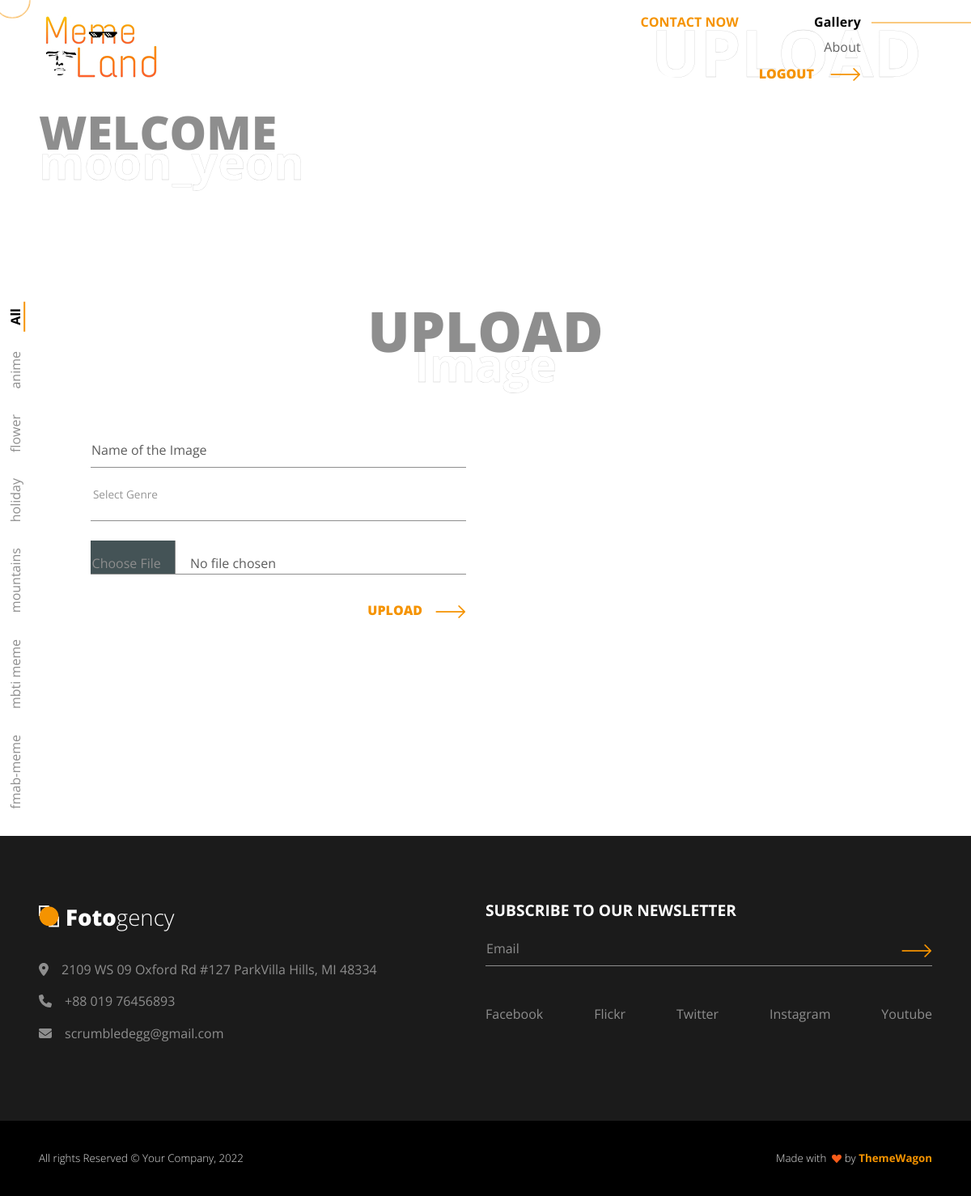
The page /upload-image/ (signed in) on the database its author committed.
### base/models.py (models this page shows, shortened)
class Genre(models.Model):
    title = models.CharField(max_length=200)
    created = models.DateTimeField(auto_now=True)

### base/views.py (the view, shortened to what this page needs)
# urls.py: path('upload-image/',views.upload_image,name='upload-image'),
@login_required(login_url='login')
def upload_image(request):
    page = 'upload'
    genres = Genre.objects.all()
    form = ImageUploadForm()
    context = {'form':form,'page':page,'genres':genres}
    return render(request,'base/upload_image.html',context)

### base/form.py
class ImageUploadForm(ModelForm):
    class Meta:
        model = imageUpload
        fields = '__all__'

### base/templates/base/upload_image.html (shortened to what this page needs)
{% extends 'main.html' %}
{% load static %}
{% block content %}
<section class="py-4" id="contact">
  <div class="container px-md-5">
    <div class="row align-items-center">
      <div class="my-4 text-center">
        <h1 class="text-uppercase fs-lg-8 fs-6 fw-bolder text-300 lh-1 position-relative z-index-0">Upload</h1>
        <h1 class="fw-bolder text-outlined fs-7 text-white lh-1 mt-n4 position-relative z-index--1">Image</h1>
        <form class="my-5 px-3" method="POST" enctype="multipart/form-data">
          <div class="row g-3 g-md-5">
            <div class="col-md-6">
              <div class="card border-0">
                <div class="form-floating mb-3">
                  <input class="form-control form-fotogency-header-control" id="floatingEmail" type="text" placeholder="Name of the Image" name="title" />
                  <label for="floatingEmail">Name of the Image</label>
                </div>
                <div class="form-floating mb-3">
                    <input type="text" list="genre" class="form-control form-fotogency-header-control" id="floatingName" name="genre_title" />
                  <label for="floatingName">Select Genre</label>
                </div>
                <div class="form-floating mb-3">
                  <input class="form-control form-fotogency-header-control" id="floatingPhone" type="file" name="image" />
                </div>
              </div>
              <div class="col text-end mt-3">
                  <button class="btn btn-link text-warning p-0" type="submit"><span class="fw-bolder text-uppercase">Upload</span><img class="ms-3" src="{% static 'assets/img/icons/long-arrow.png' %}" alt="" /></button>
                </div>
            </div>
          </div>
        </form>
      </div>
    </div>
  </div>
</section>
{% endblock %}

### templates/main.html (shortened to what this page needs)
<!DOCTYPE html>
{% load static %}
<html lang="en-US" dir="ltr">
  <head>
    <link rel="stylesheet" href="{% static 'https://cdn.jsdelivr.net/npm/bootstrap-icons@1.3.0/font/bootstrap-icons.css' %}">
    <link rel="stylesheet" href="https://cdnjs.cloudflare.com/ajax/libs/font-awesome/4.7.0/css/font-awesome.min.css">
    <link href="{% static 'vendors/prism/prism.css' %}" rel="stylesheet">
    <link href="{% static 'vendors/swiper/swiper-bundle.min.css' %}" rel="stylesheet">
    <link href="{% static 'assets/css/theme.css' %}" rel="stylesheet" />
    <link href="{% static 'assets/css/user.css' %}" rel="stylesheet" />
    <link href="{% static 'vendors/glightbox/glightbox.min.css' %}" rel="stylesheet">
    <link rel="stylesheet" href="https://cdn.jsdelivr.net/npm/bootstrap-icons@1.3.0/font/bootstrap-icons.css">
  </head>
  <body>
    <main class="main" id="top">
      <div class="cursor-outer d-none d-md-block"></div>
      <nav class="navbar navbar-light py-3 px-0 overflow-hidden">
        <div class="container px-md-5">
          <div class="row w-100 g-0 justify-content-between">
            <div class="col-8">
              <div class="d-inline-block"><a class="navbar-brand pt-0 fs-3 text-black d-flex align-items-center" href="{% url 'home' %}"><img class="img-fluid" src="{% static 'assets/img/icons/logo.jpg' %}" alt="" /></a></div>
              <div class="mt-4 d-none d-lg-block">
                <h1 class="text-uppercase fs-lg-7 fs-5 fw-bolder text-300 lh-1 position-relative z-index-0">Welcome</h1>
                {% if request.user.is_authenticated %}
                <h1 class="d-none d-md-block fw-bolder text-outlined fs-7 text-white lh-1 mt-n4 position-relative z-index--1">{{request.user}}</h1>
                {% endif %}
            </div>
            </div>
            <div class="col-4">
              <div class="d-none d-lg-flex justify-content-end position-relative z-index-1">
                <div class="position-absolute absolute-centered z-index--1">
                  <h1 class="ms-2 fw-bolder text-outlined text-uppercase text-white pe-none display-1">{{page}}</h1>
                </div>
                <div class="d-flex gap-3 align-items-start"><a class="mb-0 ms-auto text-warning fs-0 fw-bold text-uppercase" href="blog.html#contact">Contact Now</a>
                    <ul class="navbar-nav navbar-fotogency ms-auto text-end">
                        {% include 'nav.html' %}
                    </ul>
                </div>
              </div>
            </div>
          </div>
        </div>
      </nav>
      <section class="pt-3 pb-9 position-relative">
        <div class="container px-md-5">
          <div class="position-md-absolute start-0 ms-2 mt-3 mb-4">
            <ul class="nav gallery-tab d-flex gap-3" data-filter-nav="data-filter-nav">
                {% include 'base/side_bar.html' %}
            </ul>
          </div>
                {% block content %}
                {% endblock %}
            </div>
        </section>
    </main>
<footer class="bg-footer-black" id="footer">
<div class="container py-7 px-md-5">
  <div class="row g-0">
    <div class="col-md-6 mb-5 mb-md-0">
      <div class="mb-4 d-inline-block"><a class="navbar-brand pt-0 fs-3 text-white d-flex align-items-center" href="index.html"><img class="img-fluid" src="{% static 'assets/img/icons/dark-logo-icon.png' %}" alt="" width="25" height="25" /><span class="fw-bolder ms-2">Foto</span><span class="fw-thin">gency</span></a></div>
      <div class="col-12 col-md-10 text-300 mb-3"><i class="fas fa-map-marker-alt"></i><a class="nav-link text-300 d-inline" href="https://www.google.com/maps/place/2109+WS+09+Oxford+Rd+%23127+ParkVilla+Hills,+">2109 WS 09 Oxford Rd #127 ParkVilla Hills, MI 48334</a></div>
      <div class="col-12 col-md-10 text-300 mb-3"><i class="fas fa-phone"></i><a class="nav-link text-300 d-inline" href="tel:+8801976476893">+88 019 76456893</a></div>
      <div class="col-12 col-md-10 text-300 mb-3"><i class="fas fa-envelope"></i><a class="nav-link text-300 d-inline" href="mailto:scrscrumbledegg@gmail.com">scrumbledegg@gmail.com</a></div>
    </div>
    <div class="col-md-6">
      <h5 class="text-white mb-2">SUBSCRIBE TO OUR NEWSLETTER</h5>
      <form>
        <div class="form-floating mb-5 position-relative text-200">
          <input class="form-control form-fotogency-header-control text-200" id="email" type="email" placeholder="name@example.com" required="required" />
          <label class="text-300 mb-1" for="email">Email</label>
          <div class="position-absolute end-0 top-0">
            <button class="btn shadow-none px-0" type="submit"><img class="ms-3" src="{% static 'assets/img/icons/long-arrow.png' %}" alt="" /></button>
          </div>
        </div>
      </form>
      <div class="d-flex gap-2 flex-wrap justify-content-between align-items-center"><a class="social-icons" href="https://www.facebook.com/" target="_blank">Facebook</a><a class="social-icons" href="https://www.flickr.com/photos/" target="_blank">Flickr</a><a class="social-icons" href="https://twitter.com/" target="_blank">Twitter</a><a class="social-icons" href="https://www.instagram.com/" target="_blank">Instagram</a><a class="social-icons" href="https://www.youtube.com/" target="_blank">Youtube</a>
      </div>
    </div>
  </div>
</div>
</footer>
<section class="bg-black py-0">
<div class="container px-md-5">
  <div class="row g-0 justify-content-md-between justify-content-evenly py-4">
    <div class="col-12 col-sm-8 col-md-6 col-lg-auto text-center text-md-start">
      <p class="fs--1 my-2 fw-light text-100">All rights Reserved &copy; Your Company, 2022</p>
    </div>
    <div class="col-12 col-sm-8 col-md-6">
      <p class="fs--1 fw-light my-2 text-center text-md-end text-100"> Made with&nbsp;
        <svg class="bi bi-suit-heart-fill" xmlns="http://www.w3.org/2000/svg" width="12" height="12" fill="#F95C19" viewBox="0 0 16 16">
          <path d="M4 1c2.21 0 4 1.755 4 3.92C8 2.755 9.79 1 12 1s4 1.755 4 3.92c0 3.263-3.234 4.414-7.608 9.608a.513.513 0 0 1-.784 0C3.234 9.334 0 8.183 0 4.92 0 2.755 1.79 1 4 1z"></path>
        </svg>&nbsp;by&nbsp;<a class="fw-bold text-warning" href="https://themewagon.com/" target="_blank">ThemeWagon</a>
      </p>
    </div>
  </div>
</div>
</section>
</body>
</html>

### base/templates/base/side_bar.html
<li class="nav-item"><a class="nav-link p-0 py-md-2 isotope-nav active" href="{% url 'home' %}" data-filter="*">All</a></li>
{% for genre in genres %}
<li class="nav-item"><a class="nav-link p-0 py-md-2 isotope-nav" href="{% url 'homefilter' genre.id %}" data-filter=".{{genre.title}}">{{genre.title}}</a></li>
{% endfor %}

### rows shown on the page
Genre: title "anime"
Genre: title "flower"
Genre: title "holiday"
Genre: title "mountains"
Genre: title "mbti meme"
Genre: title "fmab-meme"

### other values the page prints
{{ request.user }} "moon_yeon"
{{ page }} "UPLOAD"
